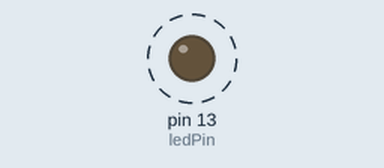
Bench run of a sketch on a simulated Arduino Uno, built with avr-gcc and run on an emulated ATmega328P. On the bench: output pins drawn as LEDs (lit = HIGH). Dashed ring = blinking.

Above: at 0.2 s.
Timing chart, 0 to 3.0 s (numbered marks = the images above):
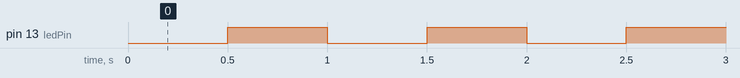

The sketch:

BlinkWithoutDelay.ino
```cpp
const int ledPin =  LED_BUILTIN;
int ledState = LOW;
unsigned long previousMillis = 0;
const long interval = 500;
void setup() {
  pinMode(ledPin, OUTPUT);

  // YOUR SETUP HERE

}

void loop() {
  unsigned long currentMillis = millis();
  if (currentMillis - previousMillis >= interval) {
    previousMillis = currentMillis;
    if (ledState == LOW) {
      ledState = HIGH;
      digitalWrite(ledPin, ledState);
    } else {
      ledState = LOW;
      digitalWrite(ledPin, ledState);
    }
  }

/// YOUR CODE HERE

}
```

Measured:
- by itself, pin 13 (ledPin): alternates HIGH for 0.50 s and LOW for 0.50 s
